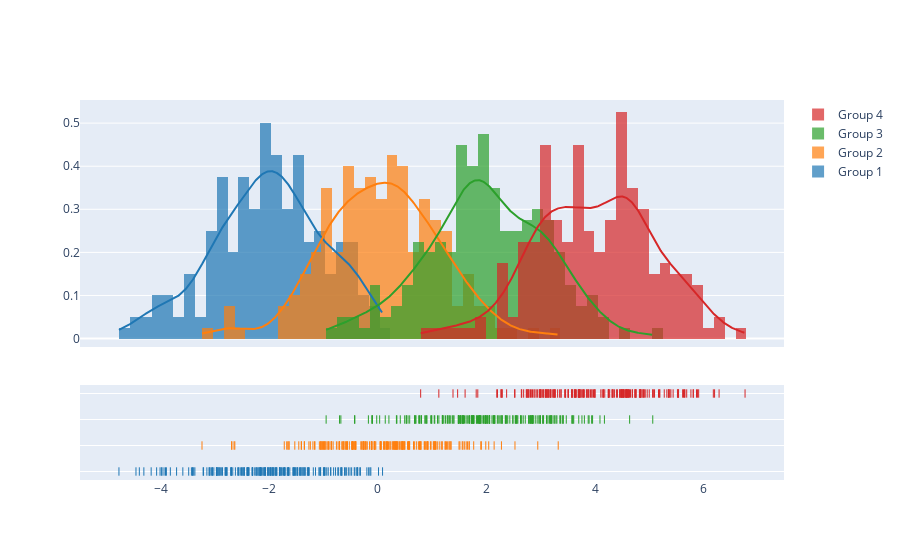

The code cell stored with this chart in its notebook:
### Code cell
import plotly.figure_factory as ff

# Add histogram data
x1 = np.random.randn(200) - 2
x2 = np.random.randn(200)
x3 = np.random.randn(200) + 2
x4 = np.random.randn(200) + 4

# Group data together
hist_data = [x1, x2, x3, x4]

group_labels = ['Group 1', 'Group 2', 'Group 3', 'Group 4']

# Create distplot with custom bin_size
fig = ff.create_distplot(hist_data, group_labels, bin_size=.2)
fig.show()

### Figure 1 — Plotly figure (JSON) as saved in the notebook; plotly's stock layout.template omitted (floating-point values rounded to 4 significant figures; data arrays with more than 128 entries replaced by an {"elided": "..."} marker saying what was removed)
{"data": [{"autobinx": false, "histnorm": "probability density", "legendgroup": "Group 1", "marker": {"color": "rgb(31, 119, 180)"}, "name": "Group 1", "opacity": 0.7, "type": "histogram", "x": {"elided": "200 float values"}, "xaxis": "x", "xbins": {"end": 0.0866, "size": 0.2, "start": -4.768}, "yaxis": "y"}, {"autobinx": false, "histnorm": "probability density", "legendgroup": "Group 2", "marker": {"color": "rgb(255, 127, 14)"}, "name": "Group 2", "opacity": 0.7, "type": "histogram", "x": {"elided": "200 float values"}, "xaxis": "x", "xbins": {"end": 3.322, "size": 0.2, "start": -3.239}, "yaxis": "y"}, {"autobinx": false, "histnorm": "probability density", "legendgroup": "Group 3", "marker": {"color": "rgb(44, 160, 44)"}, "name": "Group 3", "opacity": 0.7, "type": "histogram", "x": {"elided": "200 float values"}, "xaxis": "x", "xbins": {"end": 5.063, "size": 0.2, "start": -0.9524}, "yaxis": "y"}, {"autobinx": false, "histnorm": "probability density", "legendgroup": "Group 4", "marker": {"color": "rgb(214, 39, 40)"}, "name": "Group 4", "opacity": 0.7, "type": "histogram", "x": {"elided": "200 float values"}, "xaxis": "x", "xbins": {"end": 6.763, "size": 0.2, "start": 0.7885}, "yaxis": "y"}, {"legendgroup": "Group 1", "marker": {"color": "rgb(31, 119, 180)"}, "mode": "lines", "name": "Group 1", "showlegend": false, "type": "scatter", "x": {"elided": "500 float values"}, "xaxis": "x", "y": {"elided": "500 float values"}, "yaxis": "y"}, {"legendgroup": "Group 2", "marker": {"color": "rgb(255, 127, 14)"}, "mode": "lines", "name": "Group 2", "showlegend": false, "type": "scatter", "x": {"elided": "500 float values"}, "xaxis": "x", "y": {"elided": "500 float values"}, "yaxis": "y"}, {"legendgroup": "Group 3", "marker": {"color": "rgb(44, 160, 44)"}, "mode": "lines", "name": "Group 3", "showlegend": false, "type": "scatter", "x": {"elided": "500 float values"}, "xaxis": "x", "y": {"elided": "500 float values"}, "yaxis": "y"}, {"legendgroup": "Group 4", "marker": {"color": "rgb(214, 39, 40)"}, "mode": "lines", "name": "Group 4", "showlegend": false, "type": "scatter", "x": {"elided": "500 float values"}, "xaxis": "x", "y": {"elided": "500 float values"}, "yaxis": "y"}, {"legendgroup": "Group 1", "marker": {"color": "rgb(31, 119, 180)", "symbol": "line-ns-open"}, "mode": "markers", "name": "Group 1", "showlegend": false, "type": "scatter", "x": {"elided": "200 float values"}, "xaxis": "x", "y": {"elided": "200 str values"}, "yaxis": "y2"}, {"legendgroup": "Group 2", "marker": {"color": "rgb(255, 127, 14)", "symbol": "line-ns-open"}, "mode": "markers", "name": "Group 2", "showlegend": false, "type": "scatter", "x": {"elided": "200 float values"}, "xaxis": "x", "y": {"elided": "200 str values"}, "yaxis": "y2"}, {"legendgroup": "Group 3", "marker": {"color": "rgb(44, 160, 44)", "symbol": "line-ns-open"}, "mode": "markers", "name": "Group 3", "showlegend": false, "type": "scatter", "x": {"elided": "200 float values"}, "xaxis": "x", "y": {"elided": "200 str values"}, "yaxis": "y2"}, {"legendgroup": "Group 4", "marker": {"color": "rgb(214, 39, 40)", "symbol": "line-ns-open"}, "mode": "markers", "name": "Group 4", "showlegend": false, "type": "scatter", "x": {"elided": "200 float values"}, "xaxis": "x", "y": {"elided": "200 str values"}, "yaxis": "y2"}], "layout": {"barmode": "overlay", "hovermode": "closest", "legend": {"traceorder": "reversed"}, "xaxis": {"anchor": "y2", "domain": [0.0, 1.0], "zeroline": false}, "yaxis": {"anchor": "free", "domain": [0.35, 1], "position": 0.0}, "yaxis2": {"anchor": "x", "domain": [0, 0.25], "dtick": 1, "showticklabels": false}}}
